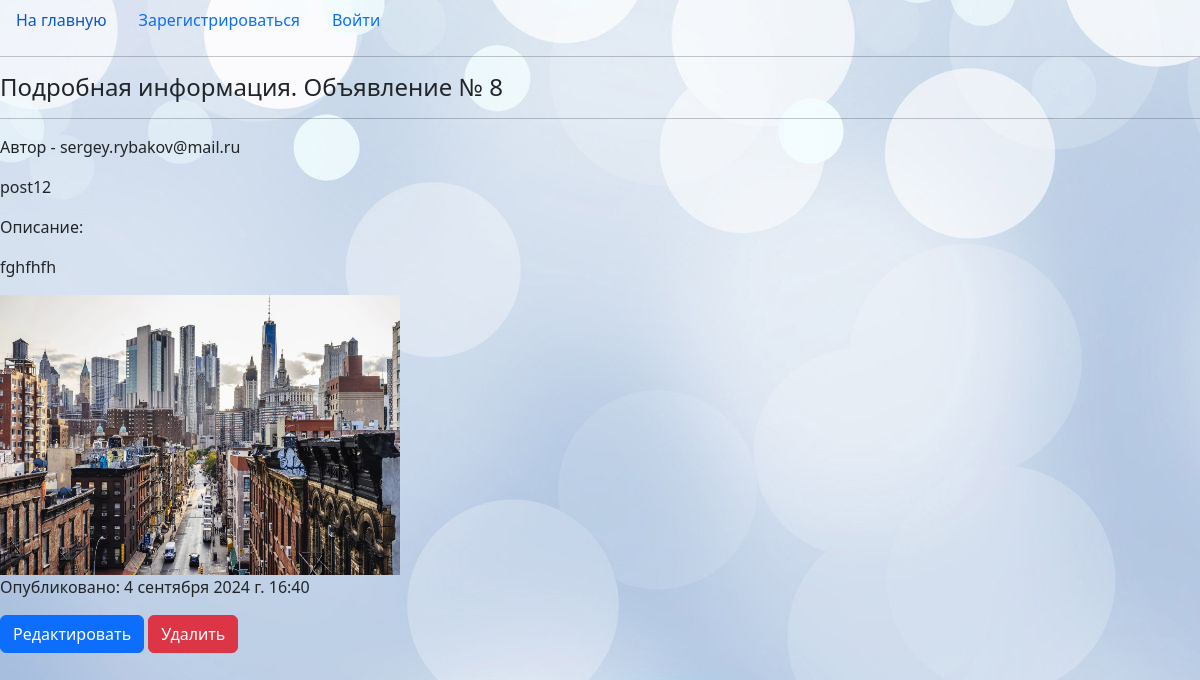
Screenshot of /blog/posts/post12/ with the database file from the repository.
### blog/models.py (models this page shows, shortened)
class Post(models.Model):
    author = models.ForeignKey(User, on_delete=models.CASCADE, verbose_name="Author")
    title = models.CharField(max_length=200, verbose_name="Title")
    text = models.TextField(verbose_name="Post text")
    created_at = models.DateTimeField(default=timezone.now, verbose_name="Created at", editable=False)
    image = models.ImageField(upload_to='posts/', null=True, verbose_name='Image')
    slug = models.SlugField(max_length=200, unique=True, editable=False, null=True)
    class Meta:
        verbose_name = "Post"           # table name
        verbose_name_plural = "Posts"   # table name plural

### users/models.py (models this page shows)
class CustomUser(AbstractUser):
    phone = models.CharField(max_length=20, verbose_name="Телефон")
    city = models.CharField(max_length=100, verbose_name="Город")
    image = models.ImageField(upload_to="users/", null=True, verbose_name="Image")

### blog/views.py (the view)
# urls.py: path('posts/<slug:slug>/', post_detail, name='post_detail'),
def post_detail(request, slug):
    post = get_object_or_404(Post, slug=slug)
    context = {
        'title': 'Post information',
        'post': post
    }
    return render(request, template_name='blog/post_detail.html', context=context)

### blog/templates/blog/post_detail.html
{% extends 'blog/base.html' %}
{% block content %}
<h4>Подробная информация. Объявление № {{post.id}}</h4>
<hr>
<p>Автор - {{post.author}}</p>
<p>{{post.title}}</p>
<p>Описание:</p>
<p>{{post.text}}</p>
{% if post.image %}
    <img width="400px" height="280px" src="{{post.image.url}}">
{% endif %}
<br>
<p>Опубликовано: {{post.created_at}}</p>
<div>
    <a href="{% url 'blog:post_edit' pk=post.id %}" class="btn btn-primary">Редактировать</a>
    <form action="{% url 'blog:post_delete' pk=post.id %}" method="get" style="display:inline">
        <button type="submit" class="btn btn-danger">Удалить</button>
    </form>
</div>
{% endblock content %}

### rows the page displays
Post: id "8", author "sergey.rybakov@mail.ru", title "post12", text "fghfhfh", image (picture), created_at "4 сентября 2024 г. 16:40"
